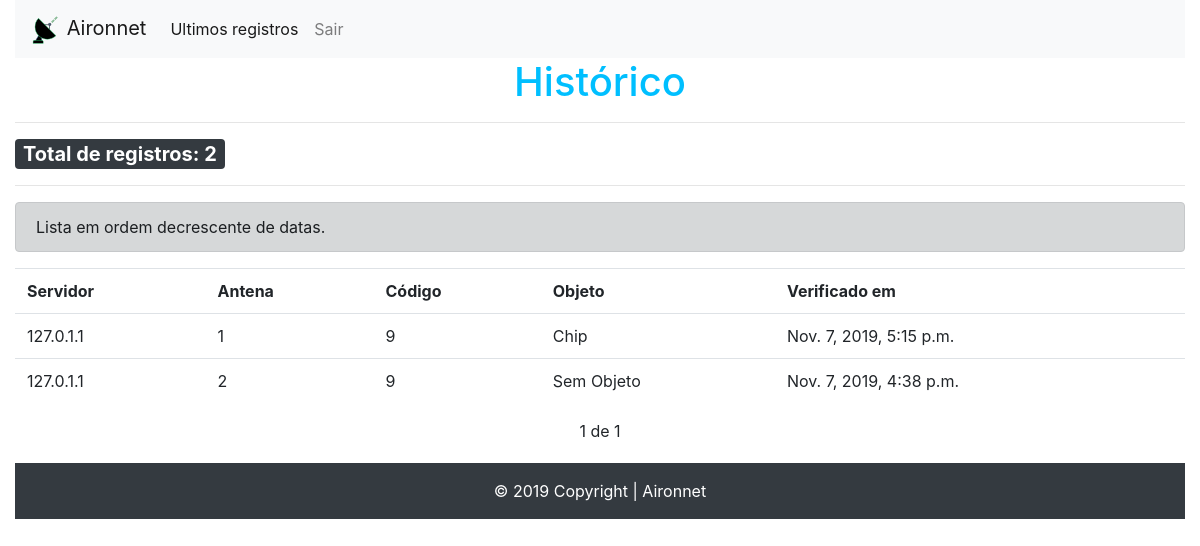
/lista/historico/9 (signed in), run on an earlier commit of the app's database.
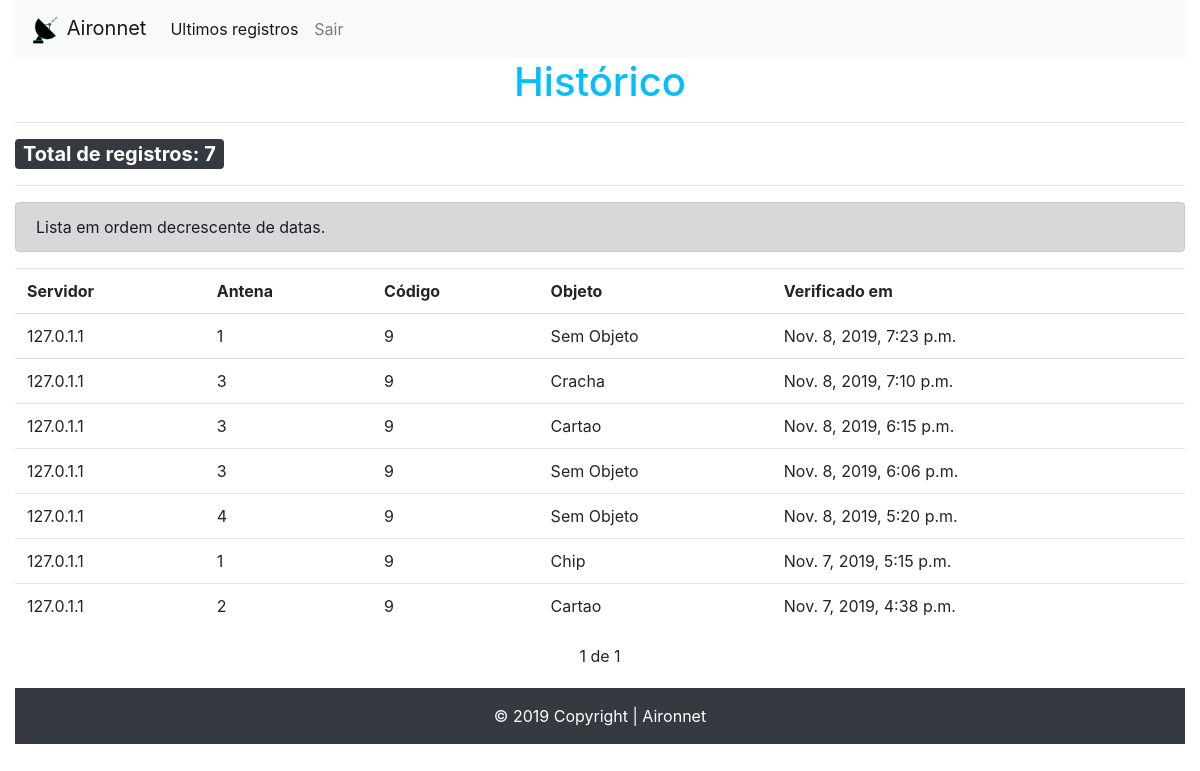
And on a later commit of the database.
### list/models.py (models this page shows, shortened)
class Historico(models.Model):
	server = models.CharField(max_length=15)
	antena = models.CharField(max_length=10)
	date = models.DateTimeField(default=datetime.now)
	code = models.TextField()
	objeto = models.CharField(max_length=100)

### list/views.py (the view)
# urls.py: path('lista/historico/<str:code>', views.historico, name='historico'),
@login_required
def historico(request, code):
	total = Historico.objects.filter(code=code).count()
	his = list(Historico.objects.filter(code=code).order_by('-date'))
	paginator = Paginator(his, 10)
	page = request.GET.get('page')
	hist = paginator.get_page(page)
	if not hist:
		return render(request, '404.html')
	template_name = 'historico.html'
	return render(request, template_name, {'hist':hist, 'code':code, 'total':total })

### list/templates/historico.html (shortened to what this page needs)
{% extends 'base.html' %}
{% load static %}
{% block content %}
<table class="table">
	<h1 id="h1-center">Histórico</h1>
	<hr>
	<span class="badge badge-dark">Total de registros: {{ total }}</span>
	<hr>
	<div class="alert alert-dark" role="alert">
			Lista em ordem decrescente de datas.
	</div>
	<tr>
		<th>Servidor</th> <th>Antena</th> <th>Código</th> <th>Objeto</th>
		<th>Verificado em</th>
	</tr>
	{% for hist in hist %}
		{% if hist.objeto %}
			<tr class="hover">
				<td>{{hist.server}}</td> <td>{{hist.antena}}</td> <td>{{hist.code}}</td> <td>{{hist.objeto}}</td><td>{{ hist.date }}</td>
			</tr>
		{% else %}
			<tr class="hover">
					<td>{{hist.server}}</td> <td>{{hist.antena}}</td> <td>{{hist.code}}</td> <td>Sem Objeto</td><td>{{ hist.date }}</td>
			</tr>
		{% endif %}
	{% endfor %}
</table>
<div class="pagination">
	<span class="step-links">
		{% if hist.paginator.num_pages %}
			<span class="current">
				{{ hist.number }} de {{ hist.paginator.num_pages }}
			</span>
		{% endif %}
	</span>
</div>
{% endblock %}

### list/templates/base.html (shortened to what this page needs)
{% load static %}
<!DOCTYPE html>
<html>
<head>
  <link rel="stylesheet" href="https://stackpath.bootstrapcdn.com/bootstrap/4.1.3/css/bootstrap.min.css">
  <link rel="stylesheet" href="//code.jquery.com/ui/1.12.0/themes/base/jquery-ui.css">
  <link rel="stylesheet" type="text/css" href="{% static 'css/style.css'%}">
</head>
<body>
<div class="container-fluid">
<nav class="navbar navbar-expand-lg navbar-light bg-light">
  <a class="navbar-brand" href="/"> <img src="{% static 'images/logo.ico' %}" alt=""> Aironnet</a>
  <div class="collapse navbar-collapse" id="navbarNav">
    <ul class="navbar-nav">
      {% if user.is_authenticated %}
      <li class="nav-item active">
        <a class="nav-link" href="/lista">Ultimos registros</a>
      </li>
      <li class="nav-item">
        <a class="nav-link" href="/accounts/logout" onclick="return confirm('Deseja realmente sair ?')">Sair</a>
      </li>
      {% endif %}
    </ul>
  </div>
</nav>
{%  block content%}
{% endblock %}
<footer class="footer navbar-fixed-bottom">
  <div class="footer-copyright text-center py-3">
    © 2019 Copyright | Aironnet
  </div>
</footer>
</div>
</body>
</html>

### list/static/css/style.css (style rules this page uses)
.table { margin-top: 0px; }
.table tr td { vertical-align: middle; }
.footer { position: relative; background-color: #343a40; color: white; bottom:0px; }
.pagination { margin-bottom: 20px; }
.step-links { position: relative; margin-left: auto; margin-right: auto; }
.step-links .current { margin-left: 5px; margin-right: 5px; }
h1#h1-center { text-align: center; }
h1 { color:deepskyblue !important; }
.badge { font-size: 20px; }

What changed in the data, as far as the page shows it:
added Historico: server "127.0.1.1", antena "1", code "9", date "Nov. 8, 2019, 7:23 p.m."
added Historico: server "127.0.1.1", antena "3", code "9", objeto "Cracha", date "Nov. 8, 2019, 7:10 p.m."
added Historico: server "127.0.1.1", antena "3", code "9", objeto "Cartao", date "Nov. 8, 2019, 6:15 p.m."
added Historico: server "127.0.1.1", antena "3", code "9", date "Nov. 8, 2019, 6:06 p.m."
added Historico: server "127.0.1.1", antena "4", code "9", date "Nov. 8, 2019, 5:20 p.m."
changed Historico "Nov. 7, 2019, 4:38 p.m.": objeto (not shown) → "Cartao"
Also different on the page:
{{ total }}: "2" → "7"
